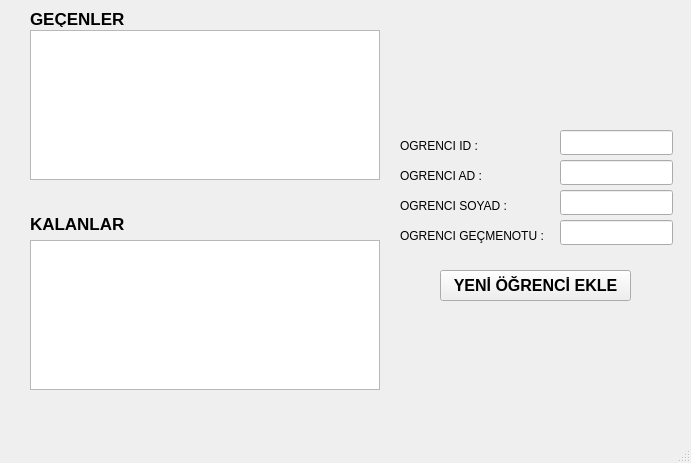
<?xml version="1.0" encoding="UTF-8"?>
<ui version="4.0">
 <class>MainWindow</class>
 <widget class="QMainWindow" name="MainWindow">
  <property name="geometry">
   <rect>
    <x>0</x>
    <y>0</y>
    <width>691</width>
    <height>463</height>
   </rect>
  </property>
  <property name="windowTitle">
   <string>MainWindow</string>
  </property>
  <widget class="QWidget" name="centralwidget">
   <widget class="QLabel" name="label">
    <property name="geometry">
     <rect>
      <x>30</x>
      <y>10</y>
      <width>101</width>
      <height>17</height>
     </rect>
    </property>
    <property name="font">
     <font>
      <pointsize>13</pointsize>
      <weight>75</weight>
      <bold>true</bold>
     </font>
    </property>
    <property name="text">
     <string>GEÇENLER</string>
    </property>
   </widget>
   <widget class="QLabel" name="label_2">
    <property name="geometry">
     <rect>
      <x>30</x>
      <y>215</y>
      <width>101</width>
      <height>17</height>
     </rect>
    </property>
    <property name="font">
     <font>
      <pointsize>13</pointsize>
      <weight>75</weight>
      <bold>true</bold>
     </font>
    </property>
    <property name="text">
     <string>KALANLAR</string>
    </property>
   </widget>
   <widget class="QLineEdit" name="lineEdit">
    <property name="geometry">
     <rect>
      <x>560</x>
      <y>130</y>
      <width>113</width>
      <height>25</height>
     </rect>
    </property>
   </widget>
   <widget class="QLineEdit" name="lineEdit_2">
    <property name="geometry">
     <rect>
      <x>560</x>
      <y>160</y>
      <width>113</width>
      <height>25</height>
     </rect>
    </property>
   </widget>
   <widget class="QLineEdit" name="lineEdit_3">
    <property name="geometry">
     <rect>
      <x>560</x>
      <y>190</y>
      <width>113</width>
      <height>25</height>
     </rect>
    </property>
   </widget>
   <widget class="QLabel" name="label_3">
    <property name="geometry">
     <rect>
      <x>400</x>
      <y>165</y>
      <width>111</width>
      <height>21</height>
     </rect>
    </property>
    <property name="font">
     <font>
      <weight>50</weight>
      <bold>false</bold>
     </font>
    </property>
    <property name="text">
     <string>OGRENCI AD :</string>
    </property>
   </widget>
   <widget class="QLabel" name="label_4">
    <property name="geometry">
     <rect>
      <x>400</x>
      <y>195</y>
      <width>131</width>
      <height>21</height>
     </rect>
    </property>
    <property name="font">
     <font>
      <weight>50</weight>
      <bold>false</bold>
     </font>
    </property>
    <property name="text">
     <string>OGRENCI SOYAD :</string>
    </property>
   </widget>
   <widget class="QLabel" name="label_5">
    <property name="geometry">
     <rect>
      <x>400</x>
      <y>220</y>
      <width>181</width>
      <height>31</height>
     </rect>
    </property>
    <property name="font">
     <font>
      <weight>50</weight>
      <bold>false</bold>
     </font>
    </property>
    <property name="text">
     <string>OGRENCI GEÇMENOTU :</string>
    </property>
   </widget>
   <widget class="QPushButton" name="pushButton">
    <property name="geometry">
     <rect>
      <x>440</x>
      <y>270</y>
      <width>191</width>
      <height>31</height>
     </rect>
    </property>
    <property name="font">
     <font>
      <pointsize>12</pointsize>
      <weight>75</weight>
      <bold>true</bold>
     </font>
    </property>
    <property name="text">
     <string>YENİ ÖĞRENCİ EKLE</string>
    </property>
   </widget>
   <widget class="QLabel" name="label_6">
    <property name="geometry">
     <rect>
      <x>400</x>
      <y>135</y>
      <width>101</width>
      <height>21</height>
     </rect>
    </property>
    <property name="font">
     <font>
      <weight>50</weight>
      <bold>false</bold>
     </font>
    </property>
    <property name="text">
     <string>OGRENCI ID :</string>
    </property>
   </widget>
   <widget class="QLineEdit" name="lineEdit_4">
    <property name="geometry">
     <rect>
      <x>560</x>
      <y>220</y>
      <width>113</width>
      <height>25</height>
     </rect>
    </property>
   </widget>
   <widget class="QTableView" name="tableView">
    <property name="geometry">
     <rect>
      <x>30</x>
      <y>30</y>
      <width>350</width>
      <height>150</height>
     </rect>
    </property>
   </widget>
   <widget class="QTableView" name="tableView_2">
    <property name="geometry">
     <rect>
      <x>30</x>
      <y>240</y>
      <width>350</width>
      <height>150</height>
     </rect>
    </property>
   </widget>
  </widget>
  <widget class="QStatusBar" name="statusbar"/>
 </widget>
 <resources/>
 <connections/>
</ui>
